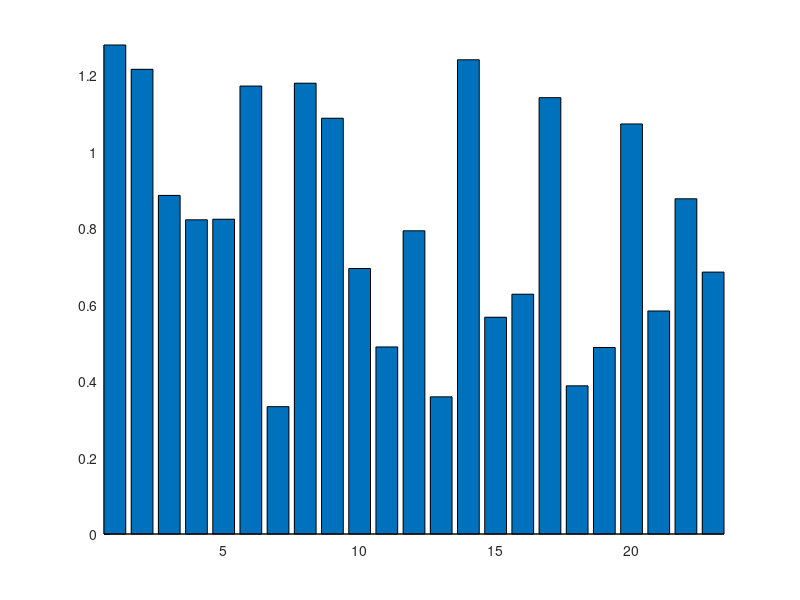

This chart was generated by the following MATLAB code: (Note: this script raises an error after producing the figure.)
% demo2

% 随机生成数据
X=.3+rand(1,23);
% 基础绘图
ax=gca;hold on;axis tight
bHdl=bar(X);
bHdl.FaceColor='flat';
bHdl.LineWidth=.8;
% 修改配色
CList=slanCL(786,1:23);
for i=1:size(CList,1)
    bHdl.CData(i,:)=CList(i,:);
end
% 坐标区域修饰
ax.DataAspectRatio=[12,1,1];
ax.FontName='Times New Roman';
ax.LineWidth=.9;
ax.FontSize=13;
ax.YGrid='on';
ax.GridLineStyle='-.';
ax.XTick=1:23;

